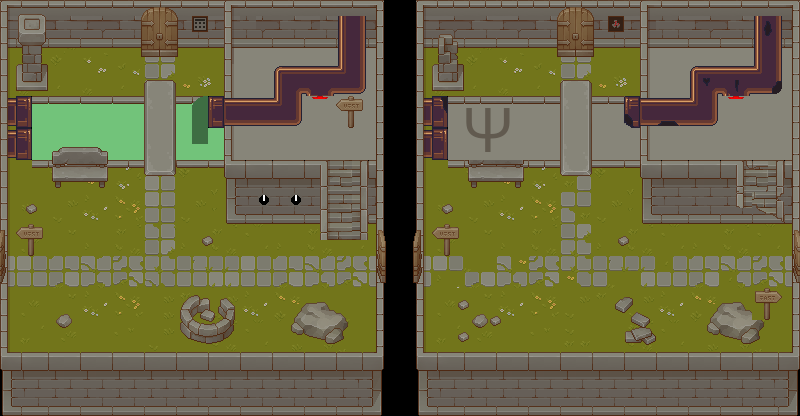

This game map was drawn from its Tiled (.tmx) file and the tilesets committed beside it. A one-line description and the trimmed map source follow:
An orthogonal 50x26 tile map with 16x16 px tiles, 14 tile layers (Ground, GroundFirstFloor, SewerWater, SewerCode, ...), 1 hidden layer not drawn, 15 tilesets and 30 objects.

<map version="1.10" tiledversion="1.11.0" orientation="orthogonal" renderorder="right-down" width="50" height="26" tilewidth="16" tileheight="16" infinite="0" nextlayerid="31" nextobjectid="43">
 <tileset firstgid="1" source="TXTilesetGrass.tsx" />
 <tileset firstgid="257" source="Pipes.tsx" />
 <tileset firstgid="377" source="Stairs.tsx" />
 <tileset firstgid="437" source="StoneGround.tsx" />
 <tileset firstgid="693" source="SewerWater.tsx" />
 <tileset firstgid="694" source="SewerCode.tsx" />
 <tileset firstgid="714" source="Walls.tsx" />
 <tileset firstgid="1738" source="SewerWaterFall.tsx" />
 <tileset firstgid="1740" source="Button.tsx" />
 <tileset firstgid="1743" source="Potard.tsx" />
 <tileset firstgid="1744" source="WaterWaveDown.tsx" />
 <tileset firstgid="1747" source="WaterWave.tsx" />
 <tileset firstgid="1749" source="Valve.tsx" />
 <tileset firstgid="1753" source="TXProps.tsx" />
 <tileset firstgid="2847" source="Stairs.tsx" />
 <layer id="1" name="Ground" width="50" height="26">
  <data>[1300 cells, 642 non-empty, 126 distinct tile ids]</data>
 </layer>
 <layer id="3" name="GroundFirstFloor" width="50" height="26">
  <data>[1300 cells, 140 non-empty, 2 distinct tile ids]</data>
 </layer>
 <layer id="4" name="SewerWater" width="50" height="26">
  <data>[1300 cells, 78 non-empty, 1 distinct tile ids]</data>
 </layer>
 <layer id="5" name="SewerCode" width="50" height="26">
  <data>[1300 cells, 40 non-empty, 20 distinct tile ids]</data>
 </layer>
 <layer id="17" name="Walls" width="50" height="26">
  <data>[1300 cells, 542 non-empty, 49 distinct tile ids]</data>
 </layer>
 <layer id="11" name="Pipes" width="50" height="26">
  <data>[1300 cells, 80 non-empty, 52 distinct tile ids]</data>
 </layer>
 <layer id="16" name="WallsPlus" width="50" height="26">
  <data>[1300 cells, 81 non-empty, 12 distinct tile ids]</data>
 </layer>
 <layer id="2" name="Stairs" width="50" height="26">
  <data>[1300 cells, 27 non-empty, 27 distinct tile ids]</data>
 </layer>
 <layer id="9" name="Buttons" width="50" height="26">
  <data>[1300 cells, 4 non-empty, 3 distinct tile ids]</data>
 </layer>
 <layer id="8" name="SewerWaterFall" width="50" height="26">
  <data>[1300 cells, 3 non-empty, 2 distinct tile ids]</data>
 </layer>
 <layer id="10" name="Waves" width="50" height="26" visible="0">
  <data>[1300 cells, 13 non-empty, 4 distinct tile ids]</data>
 </layer>
 <layer id="12" name="SewerStairs" width="50" height="26">
  <data>[1300 cells, 24 non-empty, 12 distinct tile ids]</data>
 </layer>
 <layer id="13" name="Deco" width="50" height="26">
  <data>[1300 cells, 154 non-empty, 112 distinct tile ids]</data>
 </layer>
 <layer id="14" name="DecoPlus" width="50" height="26">
  <data>[1300 cells, 16 non-empty, 8 distinct tile ids]</data>
 </layer>
 <layer id="21" name="Doors" width="50" height="26">
  <data>[1300 cells, 70 non-empty, 36 distinct tile ids]</data>
 </layer>
 <objectgroup id="18" name="WallsCol">
  <object id="2" x="0" y="-16" width="48" height="176" />
  <object id="3" x="48" y="96" width="96" height="64" />
  <object id="4" x="176" y="96" width="48" height="64" />
  <object id="5" x="48" y="0" width="176" height="48" />
  <object id="7" x="224" y="160" width="32" height="64" />
  <object id="8" x="256" y="160" width="64" height="32" />
  <object id="9" x="256" y="208" width="64" />
  <object id="10" x="304" y="192" width="16" height="16" />
  <object id="11" x="368" y="0" width="16" height="352" />
  <object id="12" x="224" y="96" width="80" height="32" />
  <object id="13" x="272" y="64" width="96" height="32" />
  <object id="14" x="336" y="16" width="32" height="48" />
  <object id="16" x="0" y="352" width="384" height="64" />
  <object id="17" x="176" y="288" width="64" height="64" />
  <object id="18" x="288" y="304" width="64" height="48" />
  <object id="19" x="256" y="208" width="64" height="16" />
  <object id="23" x="224" y="48" width="16" height="112" />
  <object id="25" x="224" y="0" width="112" height="48" />
  <object id="26" x="0" y="160" width="16" height="192" />
  <object id="27" x="416" y="0" width="48" height="176" />
  <object id="28" x="416" y="176" width="16" height="240" />
  <object id="30" x="432" y="352" width="368" height="64" />
  <object id="31" x="784" y="0" width="16" height="352" />
  <object id="32" x="464" y="0" width="176" height="48" />
  <object id="34" x="464" y="96" width="96" height="80" />
  <object id="35" x="592" y="96" width="48" height="80" />
  <object id="36" x="640" y="160" width="144" height="64" />
  <object id="37" x="608" y="288" width="64" height="64" />
  <object id="39" x="704" y="304" width="64" height="48" />
  <object id="41" x="640" y="0" width="16" height="96" />
 </objectgroup>
</map>
